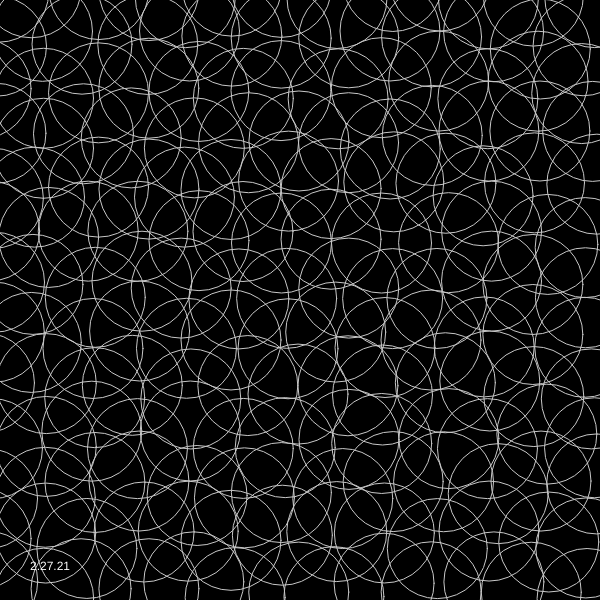
Frame 1 (no input)
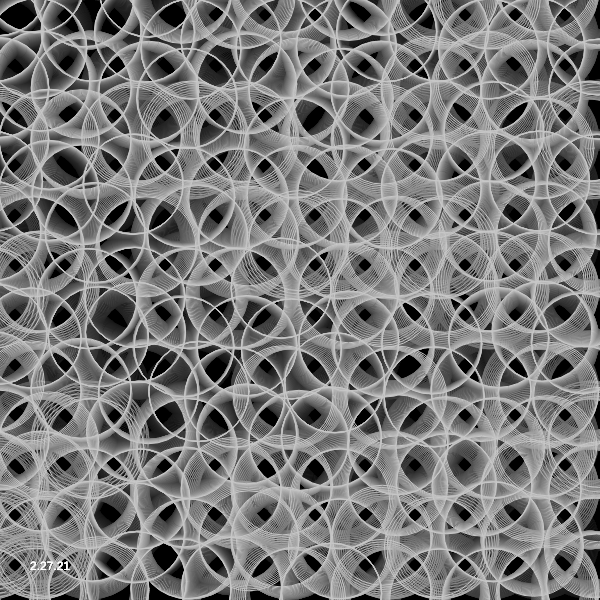
Frame 60 (no input)
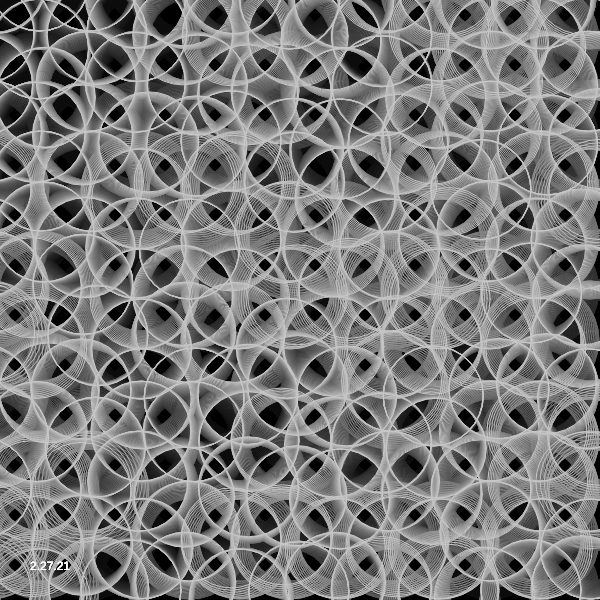
Frame 120 (the mouse pressed at the canvas centre since frame 60)

The p5.js sketch that drew these frames (run headless with seeded random() and noise() and a simulated clock; from frame 60 on, the mouse is pressed at the canvas centre):

// p5.js sketch
// ── sketch.js
function setup () {
    var canvas;
    if(windowWidth>=600 && windowHeight >=600){
      canvas = createCanvas(600, 600);
    }
    else{
      canvas = createCanvas(windowWidth, windowHeight - 100);
    }

    var x = (windowWidth - width) / 2;
    var y = (windowHeight - height) / 2;

    canvas.position(x, y);

    background(0);
}

var t = 0;

function draw() {
  background(0, 10);
  stroke(200);
  noFill();

  strokeWeight(1)

  k=map(sin(t+=.001),-10,1,99,500)

  for(y=-10; y<width; y+=50){
    for(x=-10; x<width+10; x+=50){
      ellipse(sin(d=noise(x/width,y/width-t)*k)*9+x,cos(d)*9+y, 100, 100);
    }
  }

  fill(255)
  noStroke();
  text("2.27.21", 30, height-30)
}
